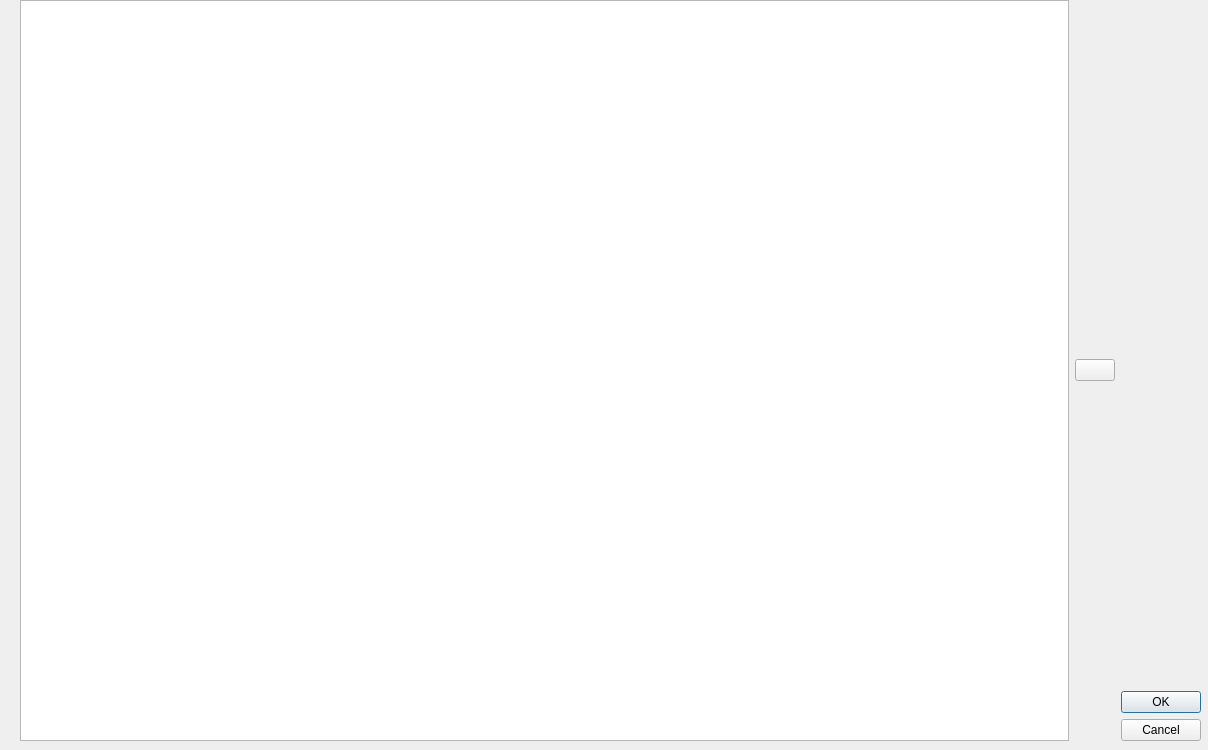
<?xml version="1.0" encoding="UTF-8"?>
<ui version="4.0">
 <class>MemoryChannelEditor</class>
 <widget class="QDialog" name="MemoryChannelEditor">
  <property name="geometry">
   <rect>
    <x>0</x>
    <y>0</y>
    <width>1208</width>
    <height>750</height>
   </rect>
  </property>
  <property name="windowTitle">
   <string>Memory Channel Editor</string>
  </property>
  <widget class="QWidget" name="verticalLayoutWidget">
   <property name="geometry">
    <rect>
     <x>20</x>
     <y>0</y>
     <width>1181</width>
     <height>741</height>
    </rect>
   </property>
   <layout class="QVBoxLayout" name="verticalLayout">
    <item>
     <layout class="QHBoxLayout" name="horizontalLayout_2">
      <item>
       <layout class="QHBoxLayout" name="horizontalLayout_3"/>
      </item>
      <item>
       <widget class="QTableView" name="tableView"/>
      </item>
      <item>
       <widget class="QPushButton" name="btnAddRow_2">
        <property name="text">
         <string/>
        </property>
        <property name="icon">
         <iconset>
          <normaloff>../../../../Desktop/plus-icon-design-png.png</normaloff>../../../../Desktop/plus-icon-design-png.png</iconset>
        </property>
        <property name="iconSize">
         <size>
          <width>32</width>
          <height>32</height>
         </size>
        </property>
       </widget>
      </item>
      <item alignment="Qt::AlignBottom">
       <widget class="QDialogButtonBox" name="buttonBox_2">
        <property name="orientation">
         <enum>Qt::Vertical</enum>
        </property>
        <property name="standardButtons">
         <set>QDialogButtonBox::Cancel|QDialogButtonBox::Ok</set>
        </property>
       </widget>
      </item>
     </layout>
    </item>
   </layout>
  </widget>
 </widget>
 <resources/>
 <connections/>
</ui>
